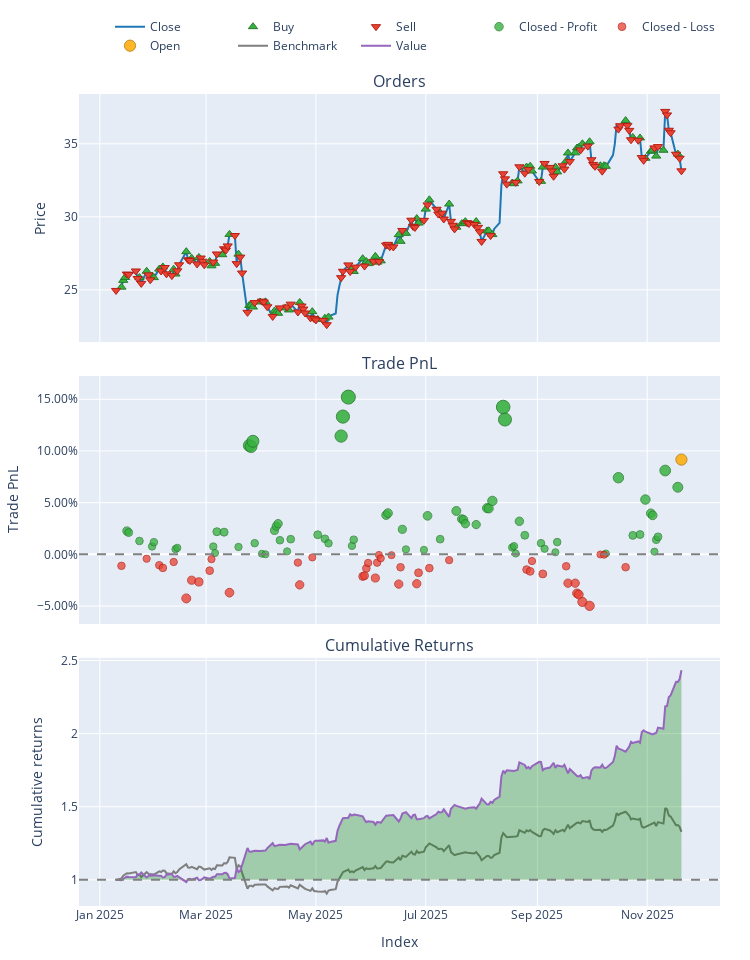

Source (notebook cell):
### Markdown cell above
#### CWCO - YES

### Code cell
# 2. Load Data
try:
    # ensuring your path is correct
    data = pd.read_csv('data/processed/CWCO_processed_2022.csv')
    if 'Date' in data.columns:
        data['Date'] = pd.to_datetime(data['Date'])
        data.set_index('Date', inplace=True)
    print("Data loaded successfully.")
except FileNotFoundError:
    print("Error: Data file not found. Check path.")
    sys.exit()

# 3. Split Train/Test
split_idx = int(len(data) * 0.7)
train_df = data.iloc[:split_idx]
test_df = data.iloc[split_idx:]

# --- TRAINING PHASE ---
print("Training PPO Agent...")

# Initialize Trainer (Pass config if needed, or defaults)
trainer = ModelTrainerRL(config['reinforcement_learning'])
env_params = config['reinforcement_learning']['environment']

# Create Training Environment
env_train = TradingEnvRL(
    train_df, 
    initial_balance=env_params.get('initial_balance', 10000),
    commission=env_params.get('commission', 0.001),
    lookback_window=env_params.get('lookback_window', 30),
    reward_func='profit'
)

# Train and Save
# This automatically handles the VecNormalize wrapper creation
result = trainer.train_ppo(env_train) 

# IMPORTANT: Save the model and the normalization stats to disk
# We will reload them for the test phase to ensure consistency
save_path = "models/"
trainer.save_models(save_path)
print("Training Complete. Models saved.")

# --- INFERENCE PHASE (UPDATED) ---
print("Generating Agent Predictions on Test Data...")

# 1. Load the Trained Model
model = PPO.load(os.path.join(save_path, "ppo_model"))

# 2. Create the Test Environment
# Must have the same observation space (columns) as training
env_test = TradingEnvRL(
    test_df, 
    initial_balance=env_params.get('initial_balance', 100000),
    commission=env_params.get('commission', 0.001),
    lookback_window=env_params.get('lookback_window', 30),
    reward_func='profit' 
)

# 3. Wrap it in DummyVecEnv (Required for SB3)
vec_env_test = DummyVecEnv([lambda: env_test])

# 4. Load Normalization Statistics
# This applies the Training Mean/Variance to the Test Data (Crucial!)
norm_path = os.path.join(save_path, "ppo_vecnormalize.pkl")
if os.path.exists(norm_path):
    vec_env_test = VecNormalize.load(norm_path, vec_env_test)
    vec_env_test.training = False     # Do not update stats on test data
    vec_env_test.norm_reward = False  # Do not normalize rewards for testing
else:
    print("WARNING: Normalization stats not found. Model predictions may be garbage.")

# 5. Run Inference Loop
obs = vec_env_test.reset()
done = [False]  # VecEnv returns done as a list/array
actions = []

while not done[0]:
    # Predict action (obs is now correctly scaled)
    action, _ = model.predict(obs, deterministic=True)
    actions.append(action[0]) # Extract single action
    
    # Step the environment
    obs, _, done, _ = vec_env_test.step(action)

print(f"Generated {len(actions)} actions.")


# --- BACKTESTING PHASE ---
print("Running Backtest...")

backtester = PortfolioBacktesterRL(env_params) 

# Note: 'actions' corresponds to the period [lookback_window : end]
# Ensure your backtester handles this alignment. 
# Usually, passing the full price_data and the lookback_window allows 
# the backtester to slice the prices correctly to match the actions.
portfolio = backtester.run_backtest(
    price_data=test_df['close'], 
    predicted_weights=np.array(actions).flatten(),
    lookback_window=env_params.get('lookback_window', 30)
)

comparison = backtester.compare_with_buy_and_hold_rl()

# Show Metrics
metrics = backtester.get_performance_metrics()
print("\n--- Strategy Performance ---")
for k, v in metrics.items():
    print(f"{k}: {v:.4f}")
    
# Plot
portfolio.plot().show()
